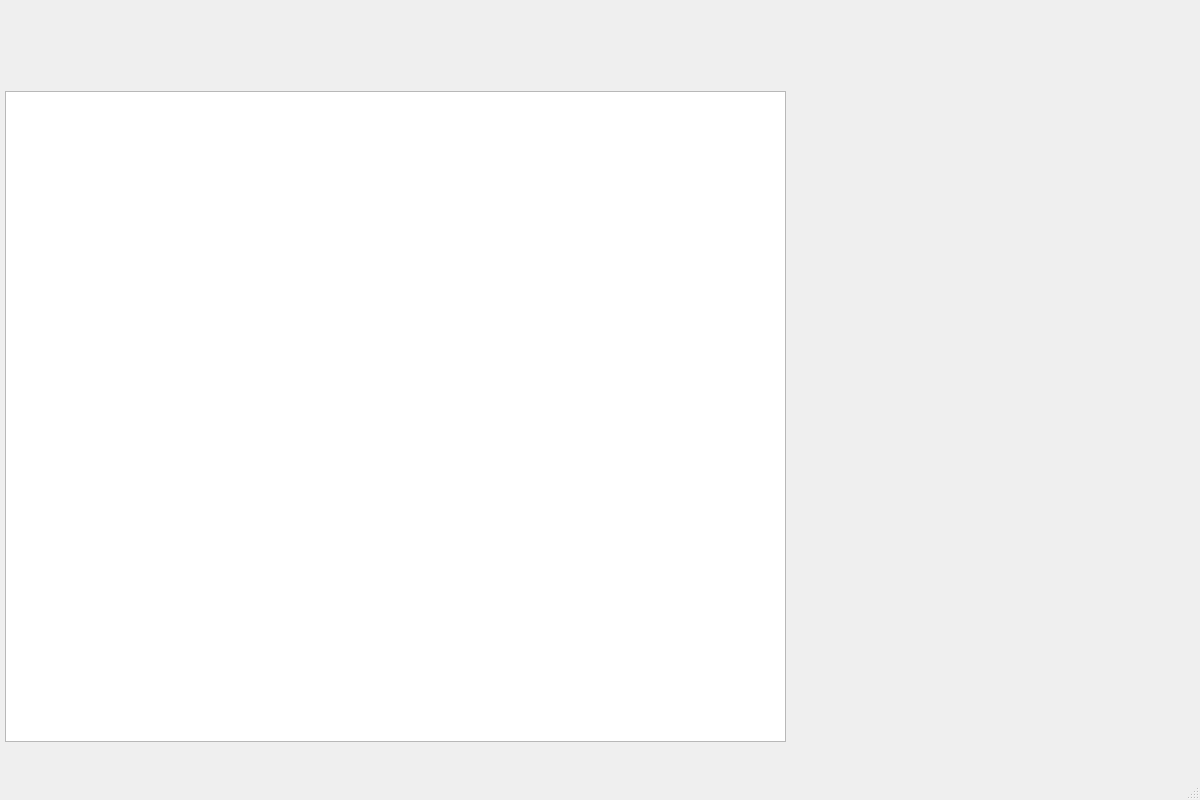
<?xml version="1.0" encoding="UTF-8"?>
<ui version="4.0">
 <class>MainWindow</class>
 <widget class="QMainWindow" name="MainWindow">
  <property name="geometry">
   <rect>
    <x>0</x>
    <y>0</y>
    <width>1200</width>
    <height>800</height>
   </rect>
  </property>
  <property name="windowTitle">
   <string>MainWindow</string>
  </property>
  <widget class="QWidget" name="centralwidget">
   <widget class="QTableWidget" name="table_widget">
    <property name="geometry">
     <rect>
      <x>5</x>
      <y>91</y>
      <width>781</width>
      <height>651</height>
     </rect>
    </property>
   </widget>
   <widget class="QWidget" name="central_widget" native="true">
    <property name="geometry">
     <rect>
      <x>370</x>
      <y>320</y>
      <width>120</width>
      <height>80</height>
     </rect>
    </property>
   </widget>
  </widget>
  <widget class="QMenuBar" name="menubar">
   <property name="geometry">
    <rect>
     <x>0</x>
     <y>0</y>
     <width>1200</width>
     <height>26</height>
    </rect>
   </property>
  </widget>
  <widget class="QStatusBar" name="statusbar"/>
 </widget>
 <resources/>
 <connections/>
</ui>
